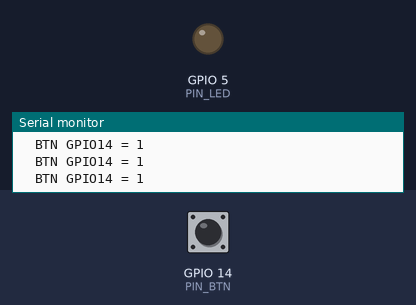
A sketch run on a simulated ESP8266 (NodeMCU). Shown: output pins drawn as LEDs (lit = HIGH), the last lines printed to the serial monitor. Inputs (shaded band) come from the test bench; at power-on: GPIO 14 (PIN_BTN) HIGH.

Above: at 11.5 s.
11.6 s: GPIO 14 (PIN_BTN) pulled LOW for 0.15 s
At 12.9 s:
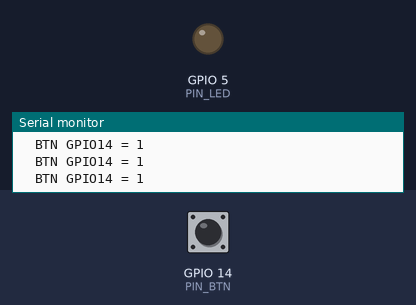
13.2 s: GPIO 14 (PIN_BTN) pulled LOW for 1 s
At 15.7 s:
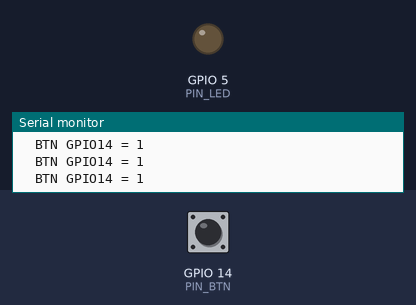
Timing chart, 0 to 17.2 s (numbered marks = the images above; inputs shaded):
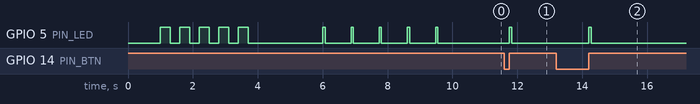

The sketch:

kode_remote_debugger.ino
```cpp
#include <Arduino.h>
#include <IRremoteESP8266.h>
#include <IRsend.h>

#define PIN_IR_TX   4
#define PIN_LED     5
#define PIN_BTN     14

IRsend irsend(PIN_IR_TX);

uint16_t irTest[] = {
    9000, 4500,
    560, 560, 560, 1680, 560, 560, 560, 1680,
    560, 1680, 560, 560, 560, 1680, 560, 1680,
    560
};

void setup() {
    Serial.begin(115200);
    delay(1000);
    pinMode(PIN_LED, OUTPUT);
    pinMode(PIN_BTN, INPUT_PULLUP);
    digitalWrite(PIN_LED, LOW);
    irsend.begin();

    Serial.println("\n=== DEBUG IR Remote 1 Button ===");

    // ── TEST 1: LED ──────────────────────────────────────────
    Serial.println("\n[TEST 1] LED GPIO5 kedip 5x...");
    for (int i = 0; i < 5; i++) {
        digitalWrite(PIN_LED, HIGH);
        Serial.printf("  LED ON  (%d/5)\n", i+1);
        delay(300);
        digitalWrite(PIN_LED, LOW);
        Serial.println("  LED OFF");
        delay(300);
    }
    Serial.println("[TEST 1] Selesai. Apakah LED kedip 5x?");

    // ── TEST 2: IR TX ────────────────────────────────────────
    Serial.println("\n[TEST 2] IR TX GPIO4 — kirim 5x burst");
    Serial.println("  Arahkan kamera depan HP ke LED IR sekarang...");
    delay(2000); // beri waktu siapkan kamera
    for (int i = 0; i < 5; i++) {
        digitalWrite(PIN_LED, HIGH);
        irsend.sendRaw(irTest, sizeof(irTest)/sizeof(irTest[0]), 38);
        digitalWrite(PIN_LED, LOW);
        Serial.printf("  IR burst %d/5 terkirim\n", i+1);
        delay(800);
    }
    Serial.println("[TEST 2] Selesai. Apakah kamera melihat cahaya ungu/putih?");

    // ── TEST 3: Button ───────────────────────────────────────
    Serial.println("\n[TEST 3] Button GPIO14");
    Serial.println("  Tekan button beberapa kali...");
    Serial.println("  Tidak ditekan=1, Ditekan=0");
}

void loop() {
    // RAW print tiap 300ms
    static unsigned long lastPrint = 0;
    if (millis() - lastPrint > 300) {
        lastPrint = millis();
        int raw = digitalRead(PIN_BTN);
        Serial.printf("  BTN GPIO14 = %d", raw);
        if (raw == LOW) Serial.print("  ← DITEKAN");
        Serial.println();
    }

    // Deteksi tekan → kirim IR + feedback
    if (digitalRead(PIN_BTN) == LOW) {
        unsigned long pressStart = millis();
        while (digitalRead(PIN_BTN) == LOW) delay(10);
        unsigned long dur = millis() - pressStart;

        Serial.printf("\n>> Button dilepas, durasi: %lums\n", dur);

        if (dur < 500) {
            Serial.println(">> Kategori: PENDEK → akan kirim ON/OFF");
        } else if (dur < 1500) {
            Serial.println(">> Kategori: SEDANG → akan kirim TEMP UP");
        } else {
            Serial.println(">> Kategori: PANJANG → akan kirim TEMP DOWN");
        }

        // Kirim IR test
        Serial.println(">> Kirim IR burst...");
        digitalWrite(PIN_LED, HIGH);
        irsend.sendRaw(irTest, sizeof(irTest)/sizeof(irTest[0]), 38);
        digitalWrite(PIN_LED, LOW);
        Serial.println(">> IR selesai. Cek kamera apakah menyala saat LED GPIO5 ON?\n");
    }
}
```

Measured:
- after the input at 11.6 s, GPIO 5 (PIN_LED): LOW → HIGH after 0.15 s, → LOW 0.07 s later
- after the input at 13.2 s, GPIO 5 (PIN_LED): LOW → HIGH after 1.0 s, → LOW 0.07 s later
